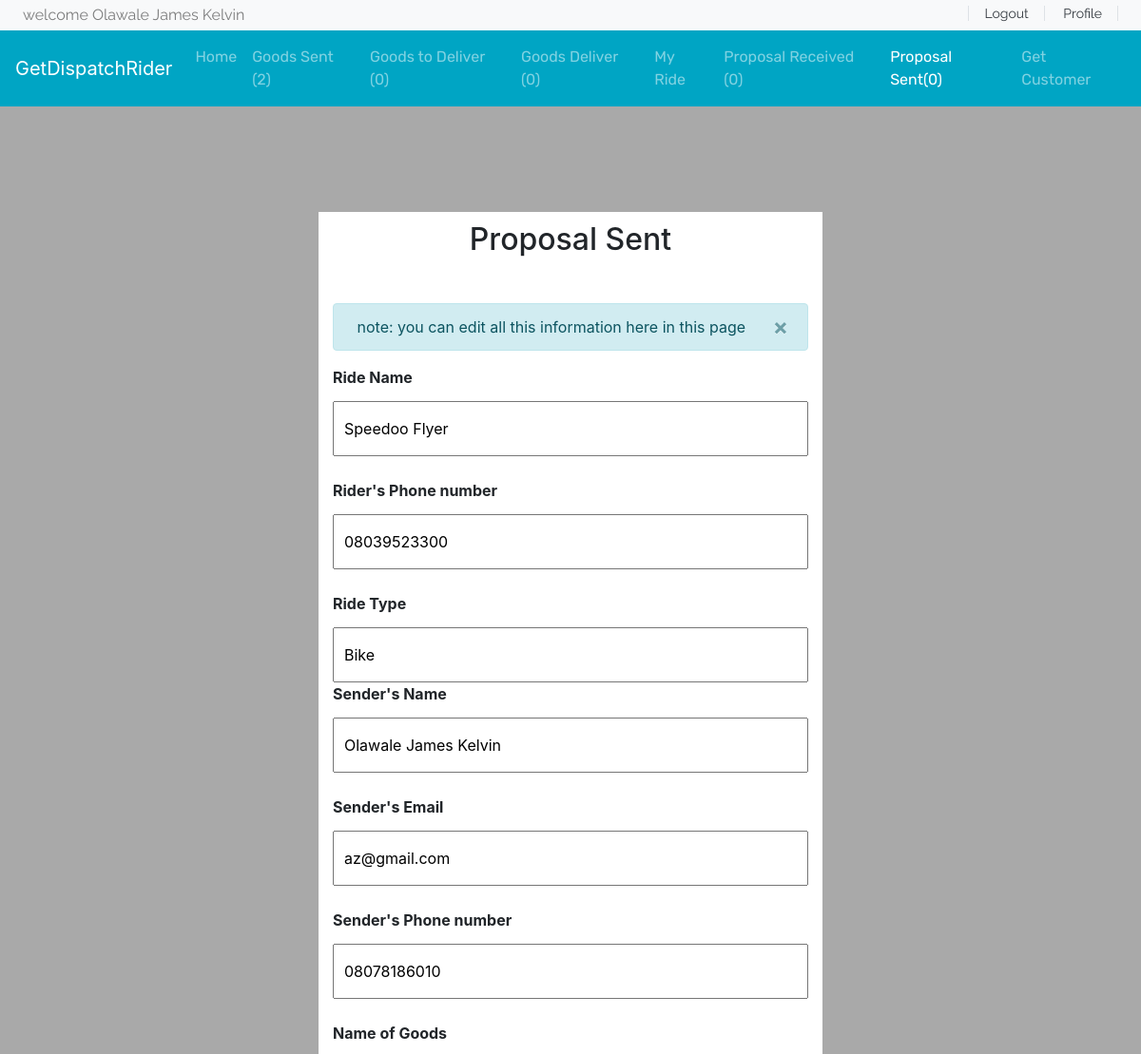
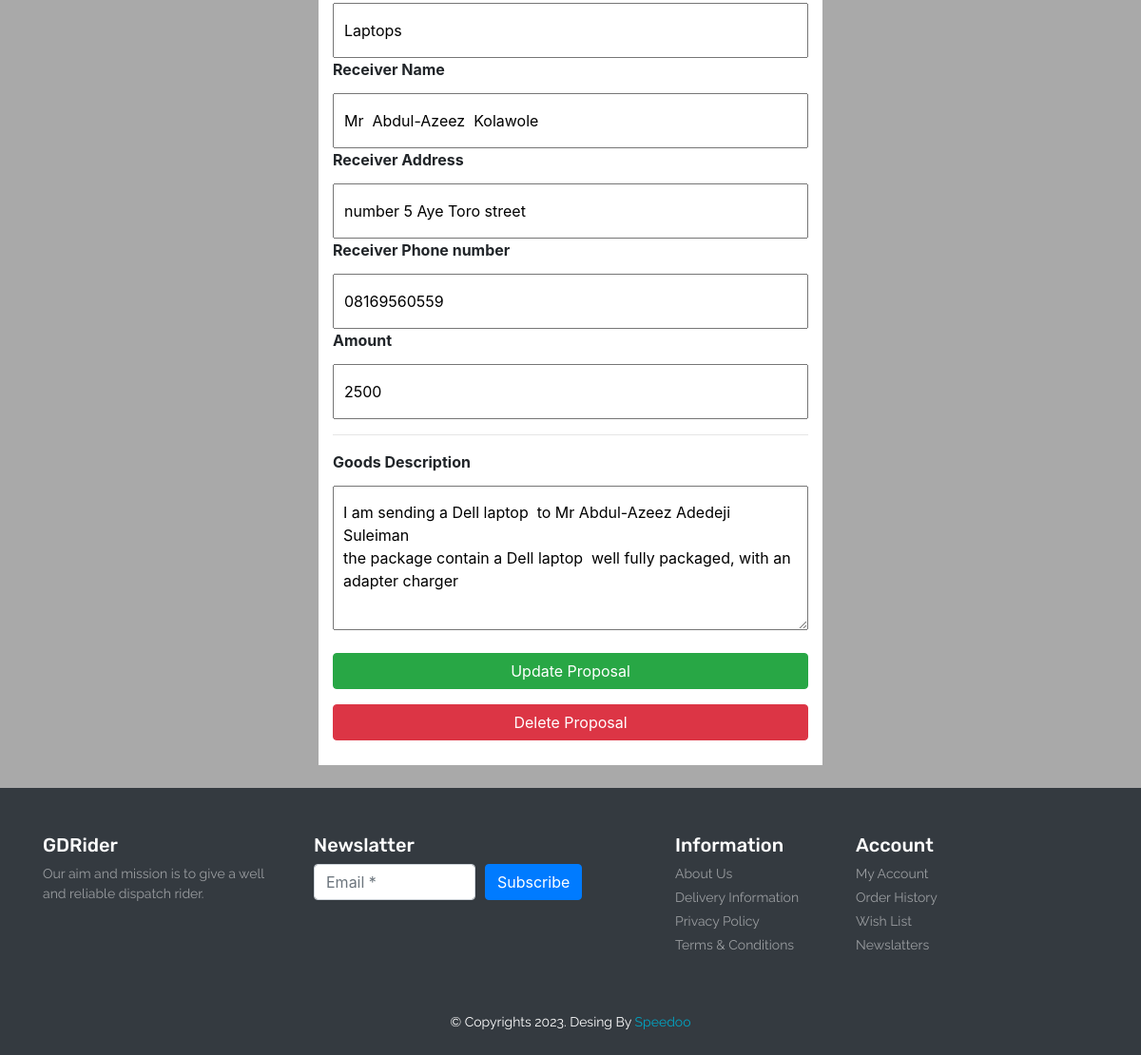
/proposal-update/76d2209d9ef7445392f525bb0248d05f/ (signed in), run on the app's committed database (2 pictures, top to bottom).
### base/models.py (models this page shows, shortened)
class user(AbstractUser):
    username = models.CharField(max_length=20, blank=True, null=True)
    fullName = models.CharField(max_length=100)
    email = models.EmailField()
    phoneNumber = models.CharField(max_length=20, unique=True)
    ninslip = models.ImageField()
    verify = models.BooleanField(default=False)
    USERNAME_FIELD = 'phoneNumber'

class proposal(models.Model):
    id = models.UUIDField(default=uuid.uuid4, editable=False, primary_key=True)
    riderUsername = models.CharField(max_length=50, default='null')
    rideName = models.CharField(max_length=50, default='empty')
    riderEmail = models.EmailField()
    senderName = models.CharField(max_length=100, default='empty')
    riderPhoneNumber = models.CharField(max_length=20, default='empty')
    senderEmail = models.EmailField()
    senderPhoneNumber = models.CharField(max_length=20, default='empty')
    rideTrackId = models.CharField(max_length=100)
    rideType = models.CharField(max_length=50)
    goodsName = models.CharField(max_length=250)
    receiverName = models.CharField(max_length=250)
    receiverAddress = models.CharField(max_length=250)
    receiverPhoneNumber = models.CharField(max_length=50)
    amount = models.TextField()
    goodsDescription = models.TextField()
    deliveryPassword = models.CharField(max_length=10, blank='True', null='True')
    created = models.DateTimeField(auto_now_add=True)
    update = models.DateTimeField(auto_now=True)
    deliver = models.BooleanField(default=False)
    accepted = models.BooleanField(default=False)

### base/views.py (the view, shortened to what this page needs)
# urls.py: path('proposal-update/<str:pk>/', views.proposalDetailsUpdate, name='proposalupdate'),
@login_required(login_url='base:login')
def proposalDetailsUpdate(request, pk):
    getproposal = proposal.objects.get(id=pk)
    if request.user.phoneNumber == getproposal.senderPhoneNumber:
        pass
    else:
        return redirect('base:index')
    messages.info(request, 'note: you can edit all this information here in this page')
    goodsName = request.POST.get('goodsName')
    receiverName = request.POST.get('receiverName')
    receiverAddress = request.POST.get('receiverAddress')
    receiverNumber = request.POST.get('receiverNumber')
    goodsDescription = request.POST.get('goodsDescription')
    amount = request.POST.get('amount')
    proposalr = proposal.objects.filter(Q(riderUsername=request.user) & Q(accepted=False)).count
    proposals = proposal.objects.filter(Q(senderName=request.user) & Q(accepted=True)).count
    goodsent = proposal.objects.filter(Q(senderPhoneNumber=request.user.phoneNumber)
                                       & Q(accepted=True)).count
    goodstosend = proposal.objects.filter(Q(riderUsername=request.user) & Q(accepted=True) & Q(deliver=False)).count
    goodsdeliver = proposal.objects.filter(Q(riderUsername=request.user)
                                           & Q(deliver=True)).count
    context = {'getproposal': getproposal, 'proposalr': proposalr, 'goodstosend': goodstosend, 'goodsent': goodsent,
               'proposals': proposals, 'goodsdeliver': goodsdeliver}
    return render(request, 'base/proposalSentDetail.html', context)

### base/templates/base/proposalSentDetail.html (shortened to what this page needs)
<div style="background-color: darkgrey;">
    {% extends 'base/navbar.html'%}
    {% block proposal-sent%}
                  <li class="nav-item active">
                    <a class="nav-link" href="{% url 'base:proposalSent'%}">Proposal Sent({{proposals}})</a>
                  </li>
                  {%endblock%}
{%load static %}
{% block body%}
 <div class="container">
        <div class="container" style="background-color: #fff; margin-top: 10%; padding: 10px 15px; width:fit-content ; height:fit-content">
            <div class="text-center">
                <h2>Proposal Sent</h2>
            </div>
            <form class="mt-5" method="post" onsubmit="submmit()" action="{% url 'base:proposalupdate' getproposal.id %}">
                 {% for message in messages%}
                    <div class="alert {{message.tags}} alert-dismissible" role="alert">
                      <button type="button" class="close" data-dismiss="alert" aria-label="Close">
                        <span aria-hidden="True">&times;</span>
                      </button>
                      &nbsp;{{message}}
                  </div>
                   {%endfor%}
                <label for=""><strong>Ride Name</strong> </label><br/>
                <input type="text" class="login-input" value="{{getproposal.rideName}}" readonly="true" name="riderName" ><br/>
                <label for=""><strong>Rider's Phone number </strong> </label><br/>
                <input type="text" class="login-input" value="{{getproposal.riderPhoneNumber}}" readonly="true" name="riderNumber" ><br/>
                <label for=""><strong>Ride Type</strong> </label><br/>
                <input type="text" class="login-input" value="{{getproposal.rideType}}" readonly="true" name="rideType" >
                 <label for=""><strong>Sender's Name </strong> </label><br/>
                <input type="text" class="login-input" value="{{getproposal.senderName}}"  readonly="true" name="senderName" ><br/>
                <label for=""><strong>Sender's Email </strong> </label><br/>
                <input type="text" class="login-input" value="{{getproposal.senderEmail}}"  readonly="true" name="senderEmail" ><br/>
                <label for=""><strong>Sender's Phone number </strong> </label><br/>
                <input type="text" class="login-input"  value="{{getproposal.senderPhoneNumber}}" readonly="true" name="sendernumber" ><br/>
                <label for=""><strong>Name of Goods  </strong></label><br/>
                <input type="text" class="login-input"  value="{{getproposal.goodsName}}" name="goodsName" >
                <label for=""><strong>Receiver Name </strong></label><br/>
                <input type="text" class="login-input disabled" value="{{getproposal.receiverName}}"  name="receiverName" >
                <label for=""><strong>Receiver Address </strong>  </label><br/>
                <input type="text" class="login-input" readonly="true" value="{{getproposal.receiverAddress}}"  name="receiverAddress" >
                <label for=""><strong> Receiver Phone number</strong> </label><br/>
                <input type="text" class="login-input"  value="{{getproposal.receiverPhoneNumber}}"  name="receiverNumber" >
                <label for=""><strong>Amount</strong> </label><br/>
                <input type="text" class="login-input"  value="{{getproposal.amount}}"  placeholder="Dispatch Rider's Fee" name="amount" >
               <hr>
                <label for=""><strong>Goods  Description</strong></label><br/>
                <textarea class="login-input" name="goodsDescription" placeholder="Describe the goods in details"  cols="30" rows="5">{{getproposal.goodsDescription}}</textarea><br/>
                <input style="width: 100%;" type="submit" id="subb" class="btn btn-success"  value="Update Proposal" name="" id="">
                <a href="{% url 'base:proposal-delete' getproposal.id %}" style="width:100%" class="btn btn-danger mt-3">Delete Proposal</a>
                <br>
            </form>
        </div>
    </div>
{% endblock%}

### base/templates/base/navbar.html (shortened to what this page needs)
<!DOCTYPE html>
{% load static %}
<html lang="en">
<head>
     <link rel="stylesheet" href="https://stackpath.bootstrapcdn.com/bootstrap/4.4.1/css/bootstrap.min.css">
     <link rel="stylesheet" href="https://cdnjs.cloudflare.com/ajax/libs/OwlCarousel2/2.3.4/assets/owl.carousel.min.css" />
     <link rel="stylesheet" href="https://cdnjs.cloudflare.com/ajax/libs/OwlCarousel2/2.3.4/assets/owl.theme.default.min.css" />
      <link rel="stylesheet" href="https://cdnjs.cloudflare.com/ajax/libs/font-awesome/5.13.0/css/all.min.css" />
     <link rel="stylesheet" href="https://cdnjs.cloudflare.com/ajax/libs/font-awesome/4.7.0/css/font-awesome.min.css">
     <link rel="stylesheet" href="{% static 'base/style.css' %}">
</head>
<body onload="getLocation();">
 <header id="header" class="">
        <div class="strip d-flex justify-content-between px-4 py-1 bg-light" style="height:fit-content" >
            <p class="font-rale  text-black-50 m-0">welcome {{request.user.fullName}}</p>
            <div class="font-rale font-size-14">
                {% if request.user.is_authenticated%}
                <a href="{% url 'base:logout' %}" class="px-3 border-right border-left text-dark">Logout</a>
                <a href="" class="px-3 border-right text-dark">Profile</a>
                {%else%}
                  <a href="{% url 'base:login' %}" class="px-3 border-right border-left text-dark">Login</a>
                <a href="{%url 'base:signup' %}" class="px-3 border-right text-dark">SignUp</a>
                {%endif%}
            </div>
        </div>
        <nav class="navbar navbar-expand-lg navbar-dark color-second-bg ">
            <a class="navbar-brand" href="#">GetDispatchRider</a>
            <div class="collapse navbar-collapse" id="navbarNav">
              <ul class="navbar-nav m-auto font-rubik">
                {% block homes %}<li class="nav-item ">
                  <a class="nav-link" href="{% url 'base:index' %}">Home</a>
                </li>
                {%endblock%}
                  {% block good_sent%}
                <li class="nav-item">
                  <a class="nav-link" href="{% url 'base:goodSent'%}">Goods Sent ({{goodsent}})</a>
                </li>
                  {%endblock%}
                  {% block goods-to-deliver %}
                <li class="nav-item">
                  <a class="nav-link" href="{% url 'base:onDelivary' %}">Goods to Deliver ({{goodstosend}}) </a>
                </li>
                  {%endblock%}
                  {% block goods_deliver%}
                <li class="nav-item">
                  <a class="nav-link" href="{% url 'base:goodsDeliver'%}">Goods Deliver ({{goodsdeliver}})</a>
                </li>
                  {% endblock%}
                  {%block my_ride%}
                <li class="nav-item">
                    <a class="nav-link" href="{% url 'base:my-ride'%}">My Ride</a>
                  </li>
                  {% endblock%}
                  {% block proposal_received%}
                  <li class="nav-item">
                    <a class="nav-link" href="{% url 'base:proposal-receive'%}">Proposal Received ({{proposalr}})</a>
                  </li>
                  {%endblock%}
                  {% block proposal-sent%}{%endblock%}
                   <li class="nav-item ">
                  <a class="nav-link" href="{% url 'base:index' %}">Get Customer</a>
                </li>
              </ul>
            </div>
          </nav>
    </header>
{%block body%}
{%endblock%}
 <br/>
 <footer id="footer" class="bg-dark text-white py-5">
          <div class="container">
            <div class="row">
              <div class="col-lg-3 col-12">
                <h4 class="font-rubik font-size-20">GDRider</h4>
                <p class="font-size-14 font-rale text-white-50">Our aim and mission is to give a well and reliable dispatch rider.</p>
              </div>
              <div class="col-lg-4 col-12">
                <h4 class="font-rubik font-size-20">Newslatter</h4>
                <form class="form-row">
                  <div class="col">
                    <input type="text" class="form-control" placeholder="Email *">
                  </div>
                  <div class="col">
                    <button type="submit" class="btn btn-primary mb-2">Subscribe</button>
                  </div>
                </form>
              </div>
              <div class="col-lg-2 col-12">
                <h4 class="font-rubik font-size-20">Information</h4>
                <div class="d-flex flex-column flex-wrap">
                  <a href="#" class="font-rale font-size-14 text-white-50 pb-1">About Us</a>
                  <a href="#" class="font-rale font-size-14 text-white-50 pb-1">Delivery Information</a>
                  <a href="#" class="font-rale font-size-14 text-white-50 pb-1">Privacy Policy</a>
                  <a href="#" class="font-rale font-size-14 text-white-50 pb-1">Terms & Conditions</a>
                </div>
              </div>
              <div class="col-lg-2 col-12">
                <h4 class="font-rubik font-size-20">Account</h4>
                <div class="d-flex flex-column flex-wrap">
                  <a href="#" class="font-rale font-size-14 text-white-50 pb-1">My Account</a>
                  <a href="#" class="font-rale font-size-14 text-white-50 pb-1">Order History</a>
                  <a href="#" class="font-rale font-size-14 text-white-50 pb-1">Wish List</a>
                  <a href="#" class="font-rale font-size-14 text-white-50 pb-1">Newslatters</a>
                </div>
              </div>
            </div>
          </div>
        </footer>
        <div class="copyright text-center bg-dark text-white py-2">
          <p class="font-rale font-size-14">&copy; Copyrights 2023. Desing By <a href="#" class="color-second">Speedoo</a></p>
        </div>
</body>
</html>

### base/static/base/style.css (style rules this page uses)
button, button:focus { outline: none !important; box-shadow: none !important; }
.font-rale { font-family: "Raleway", cursive; }
.font-rubik { font-family: "Rubik", cursive; }
.font-size-14 { font-size: 14px; }
.font-size-20 { font-size: 20px; }
.color-second { color: #00A5C4; }
.color-second-bg { background: #00A5C4; }
.login-input { width: 500px; padding: 15px 10px; margin-top: 5px; display: block; }

### data on the page
user: user.fullName "Olawale James Kelvin"
proposal: riderName "Speedoo Flyer", riderNumber "08039523300", rideType "Bike", senderName "Olawale James Kelvin", senderEmail "az@gmail.com", sendernumber "08078186010", goodsName "Laptops", receiverName "Mr Abdul-Azeez Kolawole", receiverAddress "number 5 Aye Toro street", receiverNumber "08169560559", amount "2500", goodsDescription "I am sending a Dell laptop to Mr Abdul-Azeez Adedeji Suleiman the package contain a Dell laptop well fully packaged, with an adapter charger"

### other printed values
{{ goodsent }} "2"
{{ goodstosend }} "0"
{{ goodsdeliver }} "0"
{{ proposalr }} "0"
{{ proposals }} "0"
{{ message }} "note: you can edit all this information here in this page"
